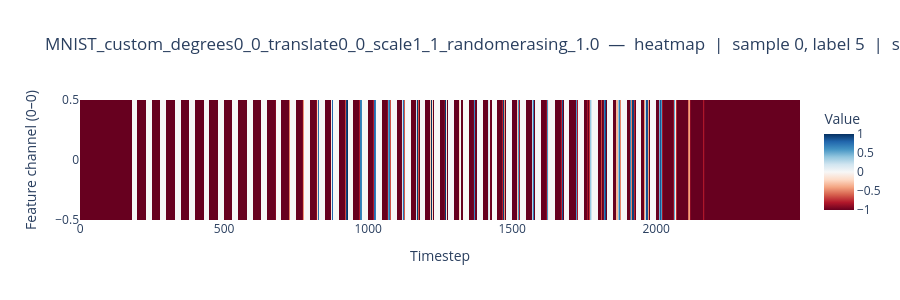
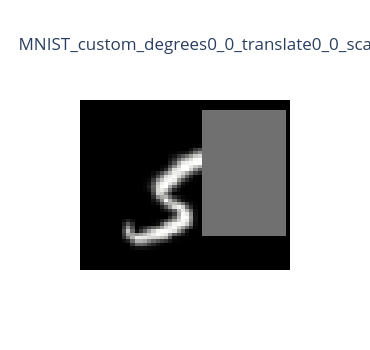

The notebook cell these images were saved under, in order:
### Markdown cell above
### 5.2  Sequence heatmap — timestep × feature channel

Shows sample 0 as a 2-D heatmap: timesteps on the x-axis, feature channels within each
step on the y-axis.

### Code cell
sample_idx = 0
seq = X_vis[sample_idx]          # (seq_len, step_size)
label = int(np.argmax(labels_vis[sample_idx]))

fig = go.Figure(
    go.Heatmap(
        z=seq.T,                 # (step_size, seq_len)
        colorscale='RdBu',
        zmid=0,
        colorbar=dict(title="Value"),
        hovertemplate="timestep %{x}<br>channel %{y}<br>value %{z:.4f}<extra></extra>",
    )
)
fig.update_layout(
    title=f"{DATASET}  —  heatmap  |  sample {sample_idx}, label {label}  |  step_size={STEP_SIZE}",
    xaxis_title="Timestep",
    yaxis_title=f"Feature channel (0–{STEP_SIZE - 1})",
    height=300,
)
fig.show()

# ── Optional: 28×28 image reconstruction for MNIST-like datasets ─────────────
total_pixels = info.get("x_y_index", 0)
side = int(np.sqrt(total_pixels))
is_square = side * side == total_pixels
if is_square:
    img = X_vis[sample_idx].reshape(-1)[:total_pixels].reshape(side, side)
    fig2 = go.Figure(
        go.Heatmap(z=img, colorscale='gray', showscale=False,
                   hovertemplate="row %{y}  col %{x}<br>val %{z:.3f}<extra></extra>")
    )
    fig2.update_layout(
        title=f"{DATASET}  —  {side}×{side} image reconstruction  |  sample {sample_idx}, digit {label}",
        yaxis_autorange='reversed',
        xaxis_showticklabels=False,
        yaxis_showticklabels=False,
        height=350, width=370,
    )
    fig2.show()

### Figure 1 — Plotly figure (JSON) as saved in the notebook; plotly's stock layout.template omitted (floating-point values rounded to 4 significant figures; data arrays with more than 128 entries replaced by an {"elided": "..."} marker saying what was removed)
{"data": [{"colorbar": {"title": {"text": "Value"}}, "colorscale": [[0, "rgb(103,0,31)"], [0.1, "rgb(178,24,43)"], [0.2, "rgb(214,96,77)"], [0.3, "rgb(244,165,130)"], [0.4, "rgb(253,219,199)"], [0.5, "rgb(247,247,247)"], [0.6, "rgb(209,229,240)"], [0.7, "rgb(146,197,222)"], [0.8, "rgb(67,147,195)"], [0.9, "rgb(33,102,172)"], [1, "rgb(5,48,97)"]], "hovertemplate": "timestep %{x}<br>channel %{y}<br>value %{z:.4f}<extra></extra>", "type": "heatmap", "z": {"elided": "1x2500 float values"}, "zmid": 0}], "layout": {"height": 300, "title": {"text": "MNIST_custom_degrees0_0_translate0_0_scale1_1_randomerasing_1.0  —  heatmap  |  sample 0, label 5  |  step_size=1"}, "xaxis": {"title": {"text": "Timestep"}}, "yaxis": {"title": {"text": "Feature channel (0–0)"}}}}

### Figure 2 — Plotly figure (JSON) as saved in the notebook; plotly's stock layout.template omitted (floating-point values rounded to 4 significant figures; data arrays with more than 128 entries replaced by an {"elided": "..."} marker saying what was removed)
{"data": [{"colorscale": [[0, "rgb(0, 0, 0)"], [0.09091, "rgb(16, 16, 16)"], [0.1818, "rgb(38, 38, 38)"], [0.2727, "rgb(59, 59, 59)"], [0.3636, "rgb(81, 80, 80)"], [0.4545, "rgb(102, 101, 101)"], [0.5455, "rgb(124, 123, 122)"], [0.6364, "rgb(146, 146, 145)"], [0.7273, "rgb(171, 171, 170)"], [0.8182, "rgb(197, 197, 195)"], [0.9091, "rgb(224, 224, 223)"], [1, "rgb(254, 254, 253)"]], "hovertemplate": "row %{y}  col %{x}<br>val %{z:.3f}<extra></extra>", "showscale": false, "type": "heatmap", "z": {"elided": "50x50 float values"}}], "layout": {"height": 350, "title": {"text": "MNIST_custom_degrees0_0_translate0_0_scale1_1_randomerasing_1.0  —  50×50 image reconstruction  |  sample 0, digit 5"}, "width": 370, "xaxis": {"showticklabels": false}, "yaxis": {"autorange": "reversed", "showticklabels": false}}}
